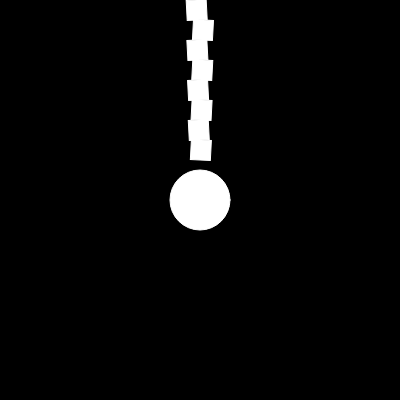
Frame 1 (no input)
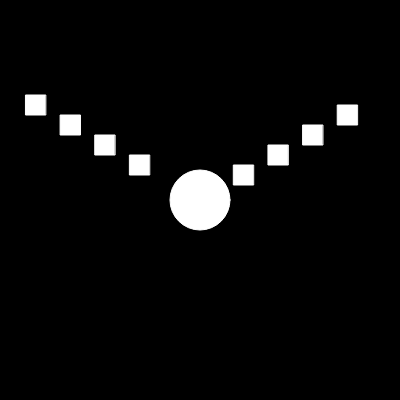
Frame 60 (no input)
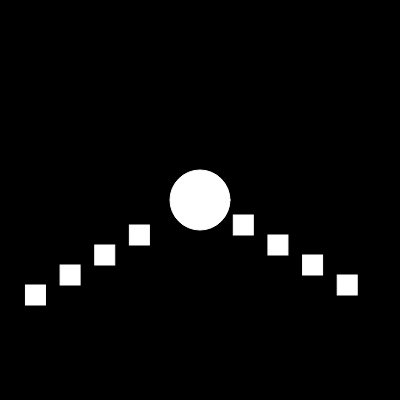
Frame 120 (the mouse pressed at the canvas centre since frame 60)

The p5.js sketch that drew these frames (run headless with seeded random() and noise() and a simulated clock; from frame 60 on, the mouse is pressed at the canvas centre):

// p5.js sketch
// ── sketch.js
function setup() {
  createCanvas(400, 400);
}

function draw() {
  background(0);
  stroke(255);
  rectMode(CENTER);
  angleMode(DEGREES);

  //go to center and draw a circle
  translate(width / 2, height / 2);
  ellipse(0, 0, 60);

  push(); //save center location/rotation
  
     stroke(255);
  noFill();
     
     rotate(frameCount); //rotate to ball1's rotation
     translate(0, -50); //move to circle's relative location
  fill(255);
  rotate(2*frameCount);
     rect(0, 0, 20,20); //draw circle at current location
  pop(); //reset to center

  push(); //save center location/rotation
     rotate(-frameCount) //rotate to ball2's rotation
     translate(0, -70); 
  rotate(-2*frameCount);
   rect(0, 0, 20,20); //draw circle at current  current location
  pop(); //reset to center

  push(); //save center location/rotation
     rotate(frameCount); //rotate to ball3's rotation
     translate(0, -90);
  rotate(2*frameCount); 
  rect(0, 0, 20,20); //draw circle at current  circle at current location
  pop(); //reset to center
  
  

  push(); //save center location/rotation
     rotate(-frameCount); //rotate to ball3's rotation
     translate(0, -110);
  rotate(-2*frameCount);
  rect(0, 0, 20,20); //draw circle at current ion
  pop(); //reset to center
  

  push(); //save center location/rotation
     rotate(frameCount); //rotate to ball3's rotation
     translate(0, -130);
  rotate(2*frameCount);
  rect(0, 0, 20,20); //draw circle at current w circle at current location
  pop(); //reset to center

  push(); //save center location/rotation
     rotate(-frameCount); //rotate to ball3's rotation
     translate(0, -150);
  rotate(-2*frameCount);
  rect(0, 0, 20,20); //draw circle at current /draw circle at current location
  pop(); //reset to center
  

  push(); //save center location/rotation
     rotate(frameCount); //rotate to ball3's rotation
     translate(0, -170); 
  rotate(2*frameCount);
  rect(0, 0, 20,20); //draw circle at current aw circle at current location
  pop(); //reset to center
  

  push(); //save center location/rotation
     rotate(-frameCount); //rotate to ball3's rotation
     translate(0, -190); 
  rotate(-2*frameCount);
  rect(0, 0, 20,20); //draw circle at current aw circle at current location
  pop(); //reset to center
  
  push();
  noFill();
  for(var i = 50; i<=190;i+=20){
  //ellipse(0,0,i*2);
  }
  
  
  pop();
}
